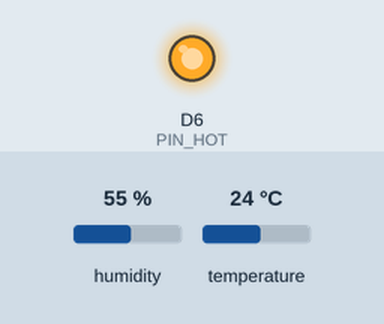
A sketch run on a simulated ESP8266 (NodeMCU). On the bench: output pins drawn as LEDs (lit = HIGH). The inputs (shaded band) are chosen by the test bench; at power-on: temperature 24 °C, humidity 55 %. WiFi joins after 1.5 s; servers stay silent unless stated; not simulated (calls return 0 or success): secrets.h; pins used as bus, display or sensor lines are not drawn.

Above: at 5.2 s.
5.3 s: temperature set to 30.2 °C
9.0 s: temperature set to 31.7 °C
At 12.5 s:
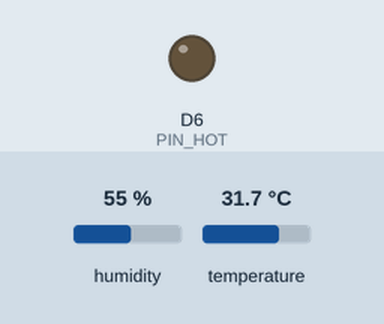
13.3 s: temperature set to 29.7 °C
17.0 s: temperature set to 28.5 °C
At 21.0 s:
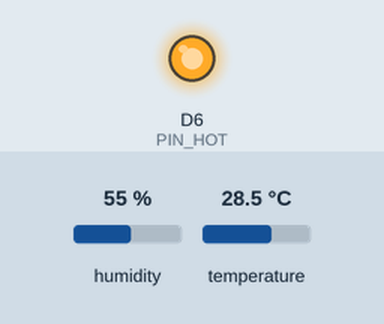
Timing chart, 0 to 22.3 s (numbered marks = the images above; inputs shaded):
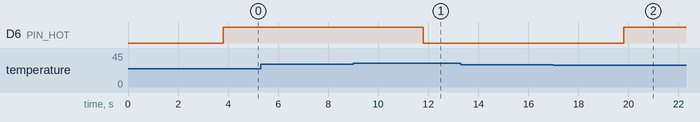

The sketch:

esp8266_blynk_temp_controller.ino
```cpp
/******************************************************
 * ESP8266 Blynk Temperature Controller
 * Board: NodeMCU 1.0 (ESP-12E)
 * Sensor: DHT11 or DHT22
 * Cloud: Blynk (New Platform)
 ******************************************************/
#include <ESP8266WiFi.h>
#include <BlynkSimpleEsp8266.h>
#include <DHT.h>
#include "secrets.h"
#define DHT_PIN D4
#define DHT_TYPE DHT22
DHT dht(DHT_PIN, DHT_TYPE);
#define PIN_HOT D6
#define PIN_COLD D5
#define VPIN_TEMP V0
#define VPIN_HUM V1
#define VPIN_THRESH V2
#define VPIN_HOT_LED V3
#define VPIN_COLD_LED V4
float thresholdC = 30.0;
const float HYSTERESIS_C = 1.0;
const unsigned long SENSOR_INTERVAL_MS = 2000;
const unsigned long CONTROL_INTERVAL_MS = 1000;
BlynkTimer timer;
float lastTemp = NAN;
float lastHum  = NAN;
bool hotOn = false;
bool coldOn = false;
BLYNK_WRITE(VPIN_THRESH) { thresholdC = param.asFloat(); }
void readAndPublishSensor() {
  float h = dht.readHumidity();
  float t = dht.readTemperature();
  if (isnan(h) || isnan(t)) return;
  lastTemp = t; lastHum  = h;
  Blynk.virtualWrite(VPIN_TEMP, t);
  Blynk.virtualWrite(VPIN_HUM,  h);
}
void controlLoop() {
  if (isnan(lastTemp)) return;
  if (lastTemp < (thresholdC - HYSTERESIS_C)) { hotOn = true; coldOn = false; }
  else if (lastTemp > (thresholdC + HYSTERESIS_C)) { hotOn = false; coldOn = true; }
  digitalWrite(PIN_HOT,  hotOn ? HIGH : LOW);
  digitalWrite(PIN_COLD, coldOn ? HIGH : LOW);
  Blynk.virtualWrite(VPIN_HOT_LED,  hotOn ? 255 : 0);
  Blynk.virtualWrite(VPIN_COLD_LED, coldOn ? 255 : 0);
}
void setup() {
  pinMode(PIN_HOT, OUTPUT); pinMode(PIN_COLD, OUTPUT);
  digitalWrite(PIN_HOT, LOW); digitalWrite(PIN_COLD, LOW);
  Serial.begin(115200); dht.begin();
  Blynk.begin(BLYNK_AUTH_TOKEN, WIFI_SSID, WIFI_PASS);
  timer.setInterval(SENSOR_INTERVAL_MS, readAndPublishSensor);
  timer.setInterval(CONTROL_INTERVAL_MS, controlLoop);
}
void loop() { Blynk.run(); timer.run(); }
```

Measured:
- the behaviour switches between 31 and 31.1 °C on temperature (found by bisection; images 0 and 1)
- the behaviour switches between 29 and 28.9 °C on temperature (found by bisection; images 1 and 2)
- after the input at 5.3 s, every drawn part: stays the same
- after the input at 9.0 s, D6 (PIN_HOT): HIGH → LOW after 2.8 s
- after the input at 13.3 s, every drawn part: stays the same
- after the input at 17.0 s, D6 (PIN_HOT): LOW → HIGH after 2.8 s
